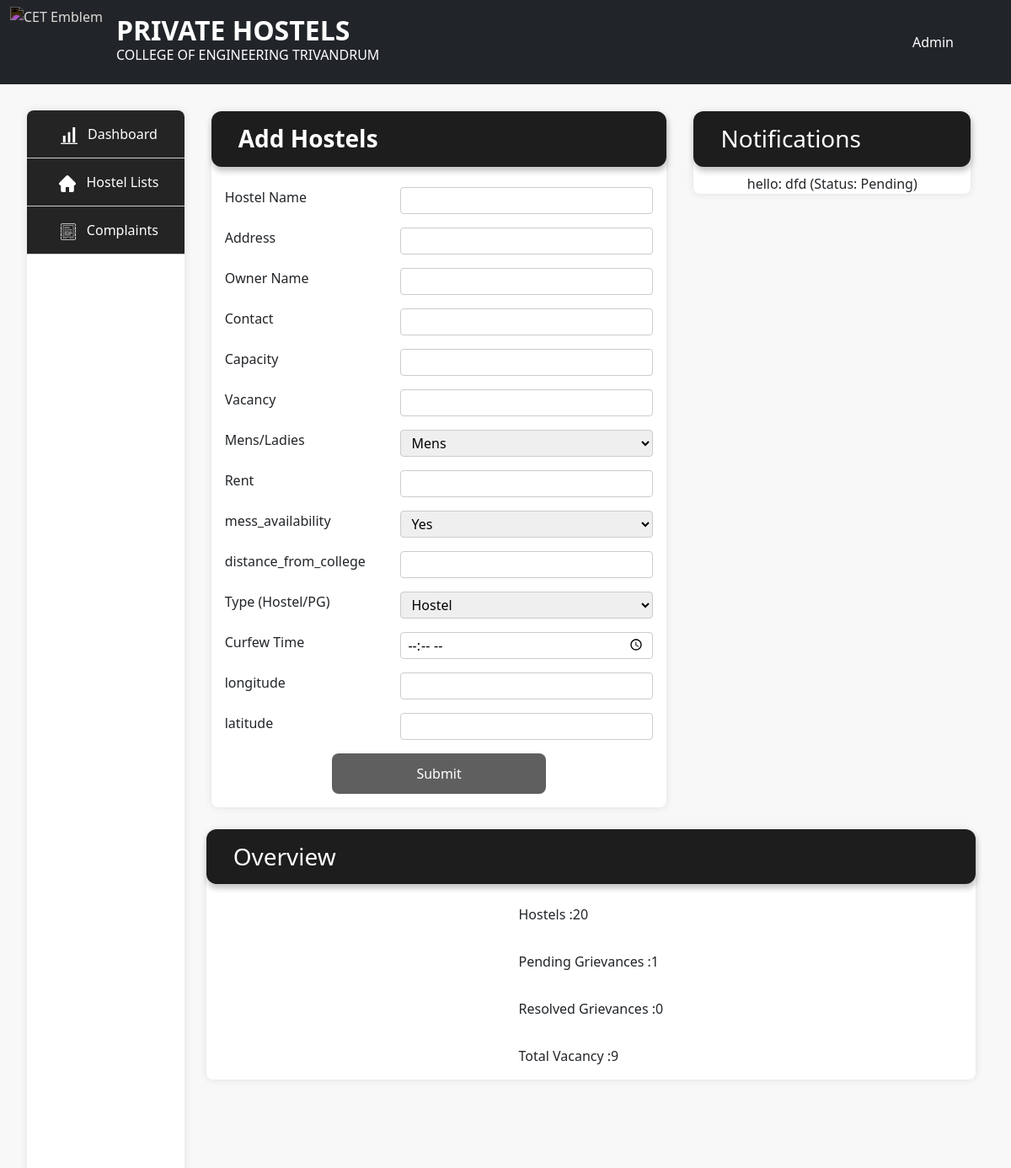
Page /administration (signed in, upper part) on the earlier database version.
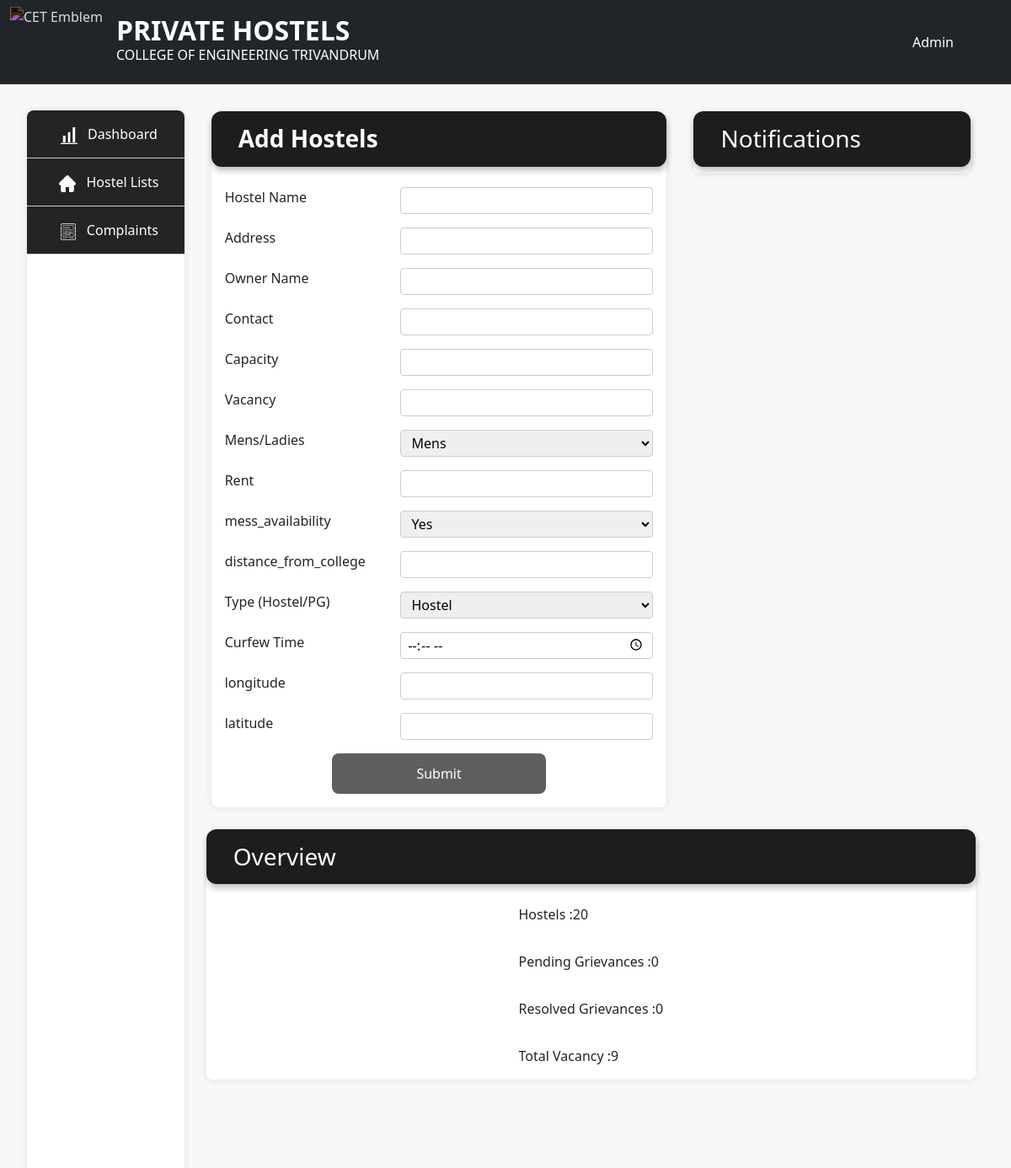
Same page on the later database version.
### home/models.py (models this page shows, shortened)
class Grievance(models.Model):
    full_name = models.CharField(max_length=255)
    email = models.EmailField()
    phone = models.CharField(max_length=20)
    semester = models.CharField(max_length=255)
    department = models.CharField(max_length=255)
    hostel = models.CharField(max_length=255)
    location = models.CharField(max_length=255)
    complaint_text = models.TextField()
    complaint_date = models.DateTimeField(auto_now_add=True)
    complaint_status = models.CharField(max_length=255, default="Pending")
    complaint_time = models.DateTimeField(auto_now_add=True)

### home/views.py (the view)
# urls.py: path('administration', views.administration, name='administration'),
@login_required
def administration(request):
    my_list1 = Grievance.objects.filter(complaint_status='Pending').order_by(
        '-complaint_date', '-complaint_status')[:10]
    numberofhostel = Hostel.objects.all().count()
    numberofpending_grievances = Grievance.objects.filter(
        complaint_status='Pending').count()
    numberofresolved_grievances = Grievance.objects.filter(
        complaint_status='Resolved').count()
    numberofvacancy = Hostel.objects.aggregate(Sum('current_vacancy'))[
        'current_vacancy__sum']
    if numberofvacancy is None:
        numberofvacancy = 0
    downbar = {
        'numberofhostel': numberofhostel,
        'numberofpending_grievances': numberofpending_grievances,
        'numberofresolved_grievances': numberofresolved_grievances,
        'numberofvacancy': numberofvacancy
    }
    my_list = [
        {
            'full_name': grievance.full_name,
            'complaint_text': grievance.complaint_text,
            'complaint_status': grievance.complaint_status
        }
        for grievance in my_list1
    ]
    return render(request, 'administration.html', {'my_list': my_list, 'downbar': downbar})

### home/templates/administration.html (shortened to what this page needs)
{% load static %}
<!DOCTYPE html>
<html lang="en">
<head>
    <link href="https://cdn.jsdelivr.net/npm/bootstrap@5.0.2/dist/css/bootstrap.min.css" rel="stylesheet"
>
    <link rel="stylesheet" href="https://unpkg.com/leaflet@1.9.4/dist/leaflet.css"
 />
</head>
<body>
    <nav style="width: 100vw;" class="navbar navbar-expand-lg navbar-dark bg-dark">
        <div class="container-fluid">
            <div style="display: flex;align-items: center;gap:1rem;">
                <img id="logo" src="{% static '/assets/Cet_emblem.png' %}" alt="CET Emblem">
                <a class="navbar-brand" style="margin-right: 0;" href="/administration">
                    <h2 style="margin:  0 0;text-wrap: wrap;" class="title"> <b>PRIVATE HOSTELS </b> </h2>
                    <h6 style="text-wrap: wrap;">COLLEGE OF ENGINEERING TRIVANDRUM</h6>
                </a>
            </div>
            <div class="collapse navbar-collapse" id="navbarNavAltMarkup"
                style="justify-content: end; padding-right: 3rem;">
                <div class="navbar-nav" style="gap: 2rem;">
                    <div id="admin" class="nav-link active">Admin</div>
                </div>
            </div>
        </div>
    </nav>
    <div class="hero">
        <aside>
            <div class="sidebar">
                <div>
                    <button class="option" onclick="showdashboard()">
                        <span><img src="{%static '/assets/dash.png'%}" alt=""></span>
                        Dashboard
                    </button>
                    <button class="option">
                        <span><img src="{%static '/assets/home_1946436.png'%}" alt=""></span>
                        Hostel Lists
                    </button>
                        <button class="option" onclick="showcomplaints()">
                            <span><img src="{% static '/assets/ebook_7200537.png'%}" alt=""></span>
                            Complaints
                        </button>
                </div>
            </div>
        </aside>
        <div class="add">
            <div class="right">
                <div class="addHostel">
                    <h3> <b>Add Hostels </b></h3>
                    <form action="/insert" method="post">
                        <label for="hostelName">
                            Hostel Name
                            <input type="text" id="hostelName" name="hostelName" >
                        </label>
                        <label for="address">Address
                            <input type="text" id="address" name="address" >
                        </label>
                        <label for="ownerName">Owner Name
                            <input type="text" id="ownerName" name="ownerName" >
                        </label>
                        <label for="contact">Contact
                            <input type="tel" id="contact" name="contact" >
                        </label>
                        <label for="capacity">Capacity
                            <input type="number" id="capacity" name="capacity" >
                        </label>
                        <label for="vacancy">Vacancy
                            <input type="number" id="vacancy" name="vacancy" >
                        </label>
                        <label for="gender">Mens/Ladies
                            <select id="gender" name="gender" >
                                <option value="mens">Mens</option>
                            </select>
                        </label>
                        <label for="rent">Rent
                            <input type="number" id="rent" name="rent" >
                        </label>
                        <label for="mess">mess_availability
                            <select id="gender" name="mess" >
                                <option value="Yes">Yes</option>
                            </select>
                        </label>
                        <label for="distance">distance_from_college
                            <input type="text" id="longitude" name="distance" pattern="[0-9]+([\.,][0-9]+)?" title="Please enter a valid decimal number" >
                        </label>
                        <label for="type">Type (Hostel/PG)
                            <select id="type" name="type" >
                                <option value="hostel">Hostel</option>
                            </select>
                        </label>
                        <label for="curfewTime">Curfew Time
                            <input type="time" id="curfewTime" name="curfewTime" >
                        </label>
                        <label for="longitude">longitude
                        <input type="text" id="longitude" name="longitude" pattern="[0-9]+([\.,][0-9]+)?" title="Please enter a valid decimal number" >
                        </label>
                        <label for="latitude">latitude
                            <input type="text" id="latitude" name="latitude" pattern="[0-9]+([\.,][0-9]+)?" title="Please enter a valid decimal number" >
                        </label>
                        <div class="submit">
                            <button class="submitbtn" type="submit">Submit</button>
                        </div>
                    </form>
                </div>
                <div class="notification">
                    <div class="noti">
                        <h3>Notifications</h3>
                        <div class="message">
                            {% for item in my_list %}
                                <div class="msg">
                                    {{ item.full_name }}: {{ item.complaint_text }} (Status: {{ item.complaint_status }})
                                </div>
                            {% endfor %}
                        </div>
                    </div>
                </div>
            </div>
            <div class="overview">
                <div class="overview-header">
                    <h3>Overview</h3>
                </div>
                <div class="overview-content">
                    <div class="overview-item">
                        <div class="item">Hostels &colon; </div>
                        <div class="count">{{ downbar.numberofhostel }}</div>
                    </div>
                    <div class="overview-item">
                        <div class="item">Pending Grievances &colon; </div>
                        <div class="count">{{ downbar.numberofpending_grievances}}</div>
                    </div>
                    <div class="overview-item">
                        <div class="item">Resolved Grievances &colon; </div>
                        <div class="count">{{ downbar.numberofresolved_grievances}}</div>
                    </div>
                    <div class="overview-item">
                        <div class="item">Total Vacancy &colon; </div>
                        <div class="count">{{ downbar.numberofvacancy}}</div>
                    </div>
                </div>
            </div>
        </div>
    </div>
</body>
</html>

### home/templates/administration.html (style rules this page uses)
body { font-family: 'Segoe UI', Tahoma, Geneva, Verdana, sans-serif; background-color: #f8f8f8; margin: 0; padding: 0; display: flex; flex-direction: column; justify-content: space-between; align-items: center; overflow-x: hidden; }
#logo { height: 7vw; filter: invert(100%); }
.addHostel h3, .notification h3, .overview h3 { text-align: left; align-self: flex-start; padding: 1rem 2rem; border-radius: 0.75rem; color: white; width: 100%; background-color: rgb(29, 29, 29); box-shadow: 1px 5px 7px rgba(0, 0, 0, 0.238); }
form { padding: 1rem; width: 100%; display: grid; gap: 0.5rem; }
label { display: flex; flex-direction: row; margin-bottom: 8px; text-align: left; justify-content: space-between; gap: 1rem; flex-wrap: wrap; }
input, select { width: min(300px, 30vw); align-self: flex-start; padding: 0 0.5em; height: 2rem; box-sizing: border-box; border: 1px solid #ccc; border-radius: 4px; }
.submit { display: flex; justify-content: center; }
.submitbtn { width: 50%; align-items: center; background-color: #5f5f5f; color: #fff; padding: 12px; border: none; border-radius: 0.5rem; cursor: pointer; }
.hero { display: flex; flex-direction: row; justify-content: space-between; width: 100vw; margin: 0 auto; padding: 1rem 2rem; }
aside { flex: 1; height: 85vh; padding: 15px 0; margin-right: 1rem; }
.add { flex: 5; display: flex; flex-direction: column; height: 85vh; overflow: scroll; }
.right { display: flex; flex-direction: row; flex-wrap: wrap-reverse; justify-content: space-evenly; }
.addHostel { background-color: #fff; border-radius: 1rem 1rem 8px 8px; box-shadow: 0 0 10px rgba(0, 0, 0, 0.1); display: flex; flex-direction: column; align-items: center; margin: 1rem; height: fit-content; flex: 3; }
.notification { flex: 2; }
.noti { background-color: #fff; border-radius: 1rem 1rem 8px 8px; box-shadow: 0 0 10px rgba(0, 0, 0, 0.1); display: flex; flex-direction: column; align-items: center; margin: 1rem; height: fit-content; }
.overview { display: flex; flex-direction: column; align-items: center; justify-content: center; width: flex 1; margin: 10px; background-color: #fff; border-radius: 1rem 1rem 8px 8px; box-shadow: 0 0 10px rgba(0, 0, 0, 0.1); }
.overview-header { width: 100%; }
.overview-item { display: flex; flex-direction: row; padding: 1rem; }
.sidebar { display: flex; overflow: hidden; height: 100%; flex-direction: column; align-items: FLE; justify-content: space-between; background-color: #fff; border-radius: 0.5rem; box-shadow: 0 0 10px rgba(0, 0, 0, 0.1); }
.option { padding: 1rem; border: none; color: white; background: #242425; border-bottom: 1px solid #ccc; cursor: pointer; width: 100%; }
.sidebar img { height: 1.25rem; filter: invert(100%); margin: 0 0.5rem; }

Differences in the rows shown:
removed Grievance: full_name "hello", complaint_text "dfd", complaint_status "Pending"
Other differences:
{{ downbar.numberofpending_grievances }}: "1" → "0"
list line gone: ": (Status: )"
